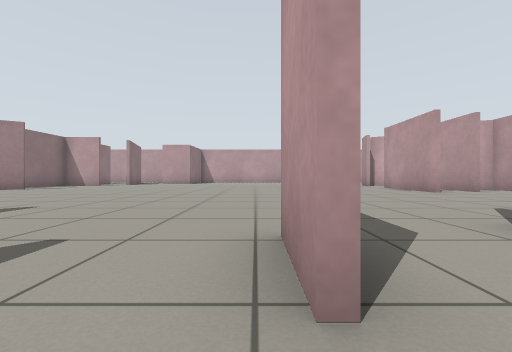
[1] (above)

22 first-person views from a walk through a robot-simulator world made for Gazebo. The camera is 0.5 m above the floor, looks level and sees 90° across. The floor is counted in squares, 1 m on a side. Each view is taken from the middle of a square. On the plan, view 1 faces up. The plan holds only what a view shows up to about 9 squares ahead; the rest is blank.

[2]
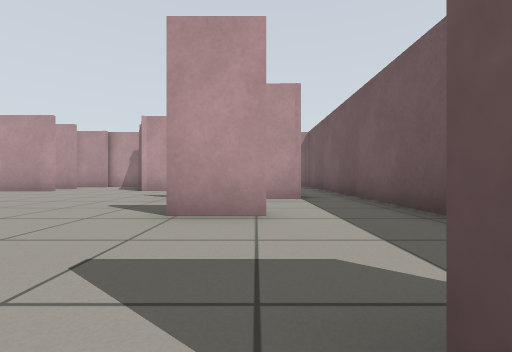

[3]
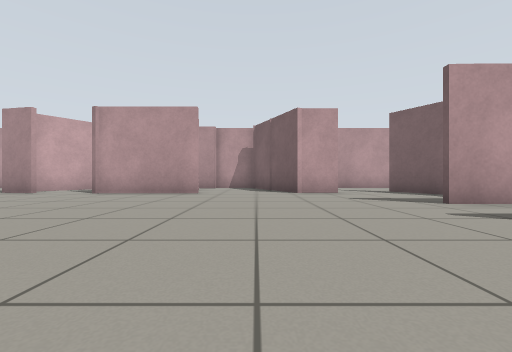

[4]
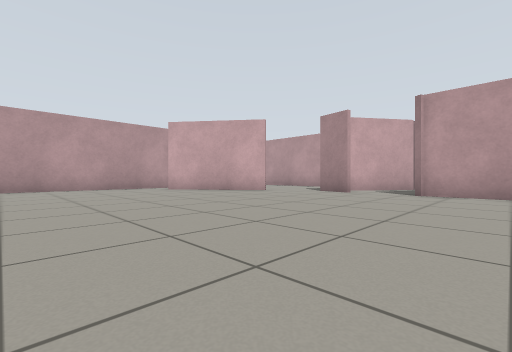

[5]
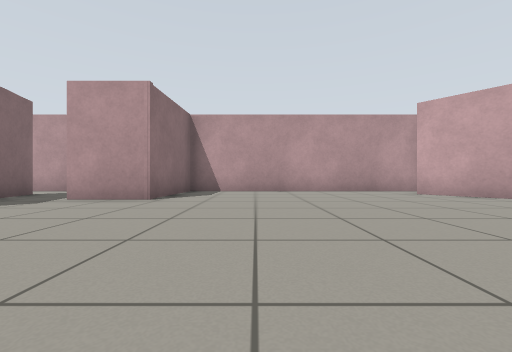

[6]
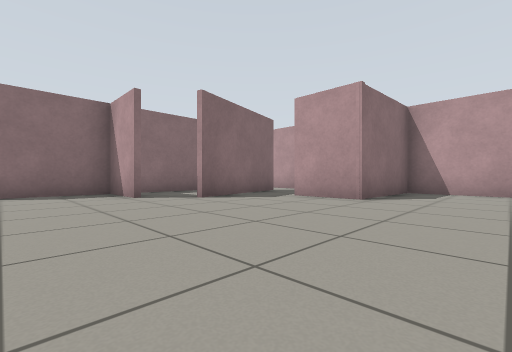

[7]
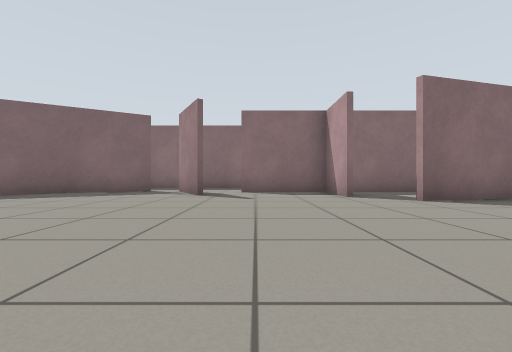

[8]
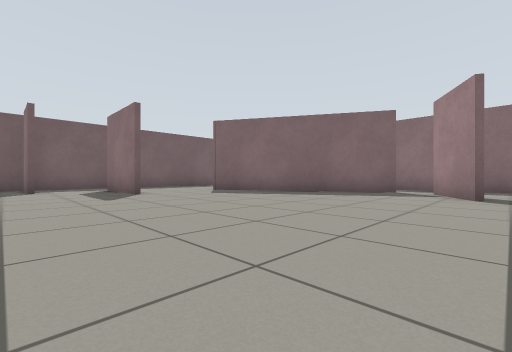

[9]
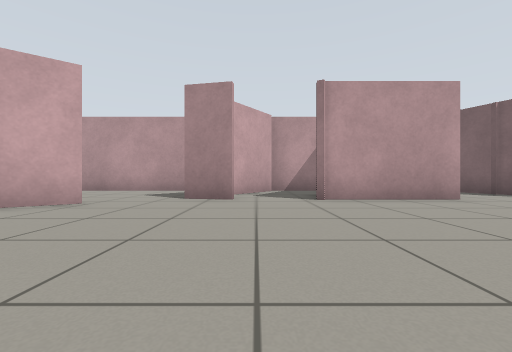

[10]
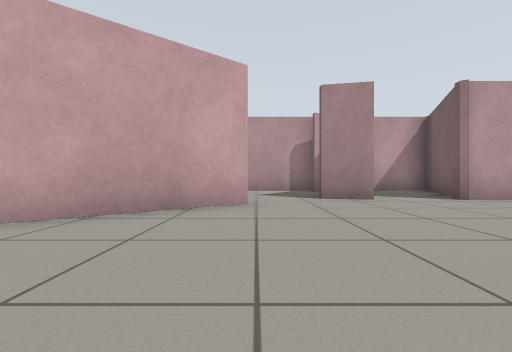

[11]
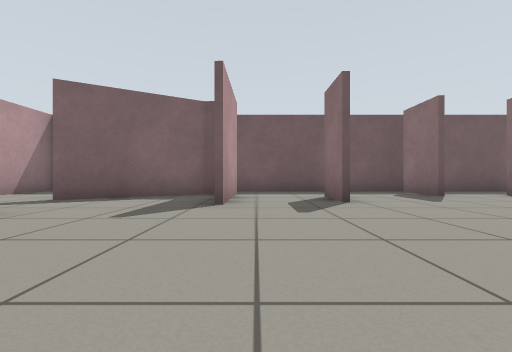

[12]
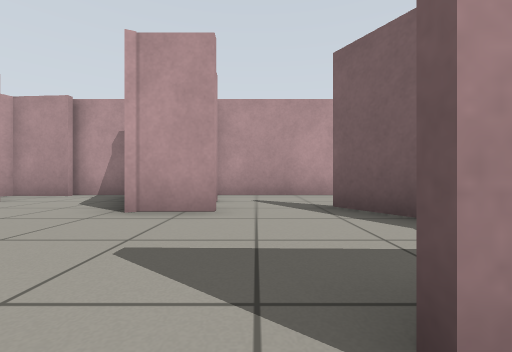

[13]
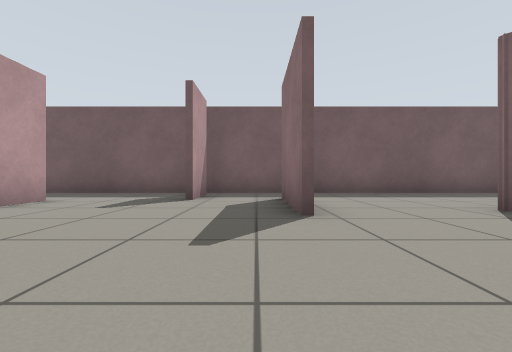

[14]
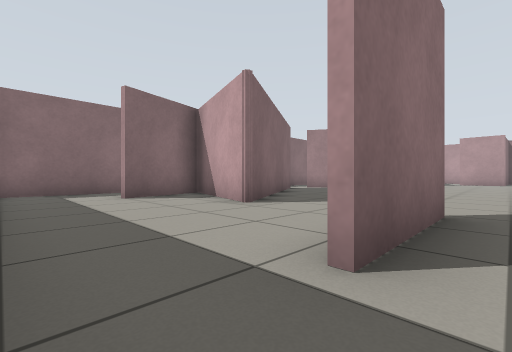

[15]
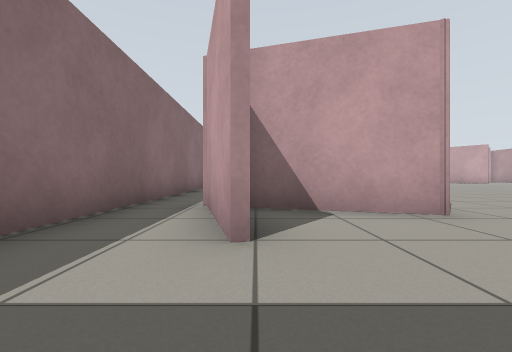

[16]
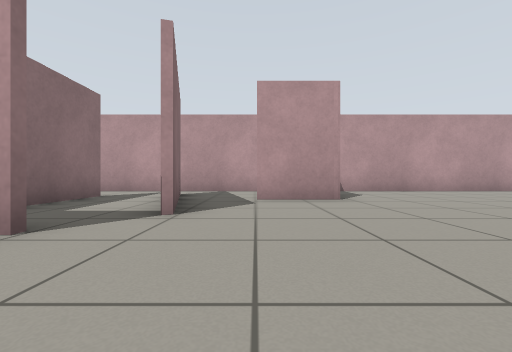

[17]
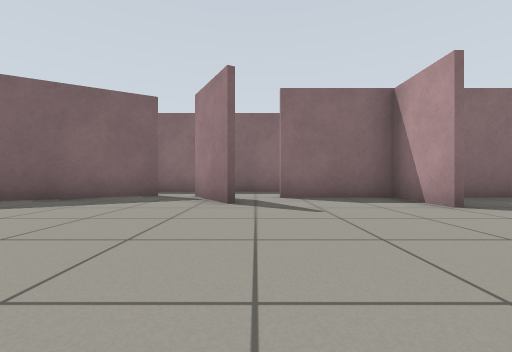

[18]
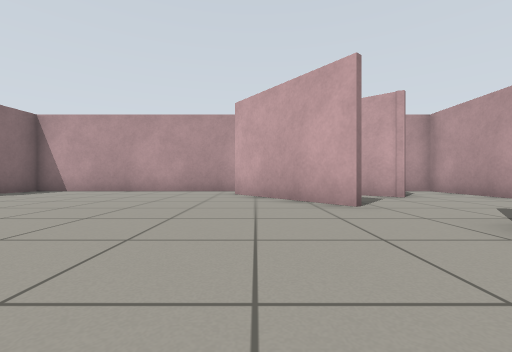

[19]
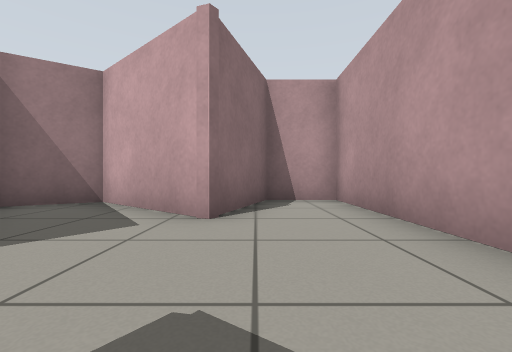

[20]
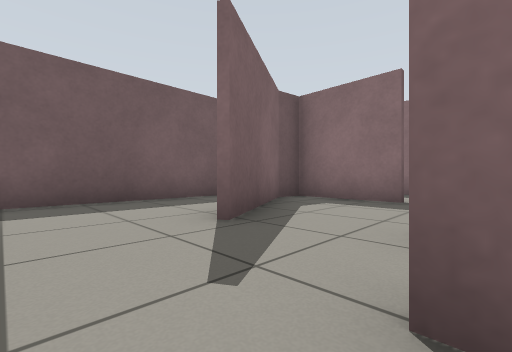

[21]
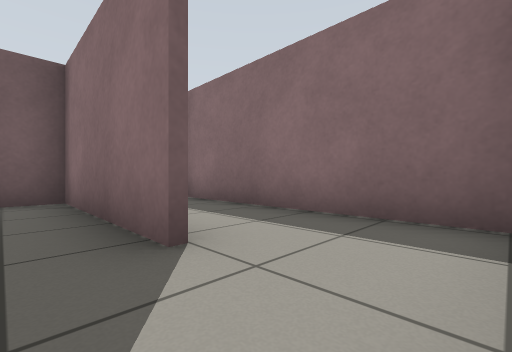

[22]
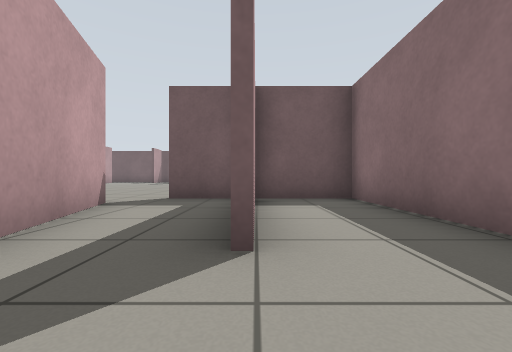

### Floor plan
Points are (right, up) in squares from view 1. A wall is a line through its corners. A room is listed if a view was taken in it or the views show most of it. See-through windows are left out.
Room 1 (view 1)
walls: (2.5, 0) (2.6, 2.6); (-0.5, -1.4) (2.5, -1.4); (0.3, 2.1) (0.3, 0.9)
ways out: opening at (0, -0.5) to room 2; opening at (1.5, 1.5) to room 2; opening at (3, -1) to room 6
Room 2 (views 2, 3, 4, 5, 6, 7, 8, 9, 10, 11, 12, 13, 14, 16, 17, 18, 19)
walls: (5.4, 7.6) (5.4, 10.7) (8.7, 9.2) (8.7, 11.3) (6.2, 13); (5.4, 12.4) (5.6, 13.6); (-7.2, 14.2) (-7.6, 15.8); (-8.6, 9.5) (-10.4, 8.5); (4.7, 15.1) (2.4, 18.1); (-8, 13.2) (-9.8, 13.2) (-9.8, 10.5); (-4.6, 2.9) (-4.6, 0.2); (2.7, 2.6) (2.7, 0.2); (-7.5, 15.7) (-7.1, 14.3); (5.6, 3.5) (5.6, 4.8) (7.7, 5.8); (0.2, 0.8) (0.2, 2.1); (-2.5, 0.8) (-2.5, -0.9); (8.3, 7.6) (8.5, 9.2); (-10.5, 7.5) (-7.4, 2.2); (8.7, 13) (8.7, 19.3) (7.2, 19.3) (6.4, 17); (3.3, 19.3) (-4.1, 19.3) (-4.3, 16.4) (-6, 16.4); (8.7, 6.4) (8.7, 7.9); (-9.8, 15.5) (-9.8, 13.3) (-8, 13.3); (3.4, 0.1) (6.2, 1.8); (-2.7, -0.9) (-2.7, 0.6); (-12.1, 9.6) (-12.1, 5.4); (-5.5, -1.4) (-0.5, -1.4)
ways out: opening at (0, -0.5) to room 1; opening at (1.5, 1.5) to room 1; opening at (-6.5, 2.5) to room 3; opening at (-5, -0.5) to room 3; opening at (6, 2.5) to room 4; opening at (-9, 15) to room 5; gap at (-6, 16) to room 5; opening at (-11, 9) to room 9; opening at (-10, 10) to room 9; opening at (-11, 6)
Room 3 (view 15)
walls: (-7.4, 2.2) (-10.6, 3.2) (-10, 0.9); (-11, -1.4) (-5.5, -1.4)
ways out: opening at (-6.5, 2.5) to room 2; opening at (-5, -0.5) to room 2; opening at (-10, -0.5) to room 8
Room 4 (view 20)
walls: (8.7, 0.6) (8.7, 4)
ways out: opening at (6, 2.5) to room 2; opening at (7.5, 1) to room 6
Room 5 (views 21, 22)
walls: (-8.1, 18) (-7.5, 15.7); (-9.8, 17.4) (-9.8, 15.5); (-7.6, 15.8) (-7.9, 17); (-5.9, 19.3) (-11.1, 19.3)
ways out: opening at (-9, 15) to room 2; gap at (-6, 16) to room 2; opening at (-10, 18.5) to room 7
Room 6 (no view inside)
walls: (8.7, -1.4) (8.7, 0.6); (2.5, -1.4) (8, -1.4)
ways out: opening at (3, -1) to room 1; opening at (7.5, 1) to room 4
Room 7 (no view inside)
walls: (-12.1, 19) (-12.1, 13.3) (-9.8, 13.3)
ways out: opening at (-10, 18.5) to room 5
Room 8 (no view inside)
walls: (-10.2, 0.9) (-10.8, 3.3); (-12.1, 2.9) (-12.1, -1)
ways out: opening at (-10, -0.5) to room 3; gap at (-11, 3)
Room 9 (no view inside)
walls: (-12.1, 10.8) (-12.1, 9.6)
ways out: opening at (-11, 9) to room 2; opening at (-10, 10) to room 2
Room 10 (no view inside)
walls: (6.4, 17) (4.1, 18.9)

Where each view was taken, in squares from view 1:
view 1: 0 up, 0 right, facing up
view 2: 1 up, 3 left, facing right
view 3: 6 up, 2 left, facing right
view 4: 9 up, 2 left, facing up-right
view 5: 11 up, 2 left, facing up
view 6: 11 up, 2 left, facing up-left
view 7: 11 up, 2 left, facing left
view 8: 10 up, 2 left, facing down-left
view 9: 12 up, 0 right, facing right
view 10: 15 up, 0 right, facing right
view 11: 7 up, 2 right, facing down
view 12: 3 up, 2 right, facing right
view 13: 6 up, 4 left, facing down
view 14: 1 down, 4 left, facing up-left
view 15: 1 down, 10 left, facing up
view 16: 11 up, 6 left, facing up
view 17: 10 up, 4 left, facing left
view 18: 11 up, 3 right, facing up
view 19: 14 up, 7 right, facing up
view 20: 4 up, 8 right, facing down-left
view 21: 19 up, 9 left, facing down-left
view 22: 19 up, 10 left, facing down
